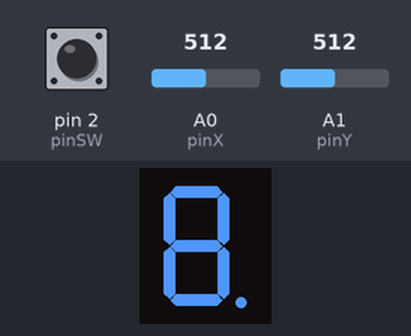
The sketch below on a simulated Arduino Uno, built with avr-gcc and run on an emulated ATmega328P. On the bench: 1-digit seven-segment display. Wiring (inferred from the names in the program): 1-digit 7-segment display, segments lit when LOW: segments pin 5, pin 6, pin 7, pin 8, pin 9, pin 10, pin 11, pin 4. The inputs (shaded band) are chosen by the test bench; at power-on: A1 (pinY) = 512, A0 (pinX) = 512, pin 2 (pinSW) HIGH. The segment pins are drawn as the display they are named for.

Above: at 1.2 s.
1.3 s: A1 (pinY) set to 290
At 1.9 s:
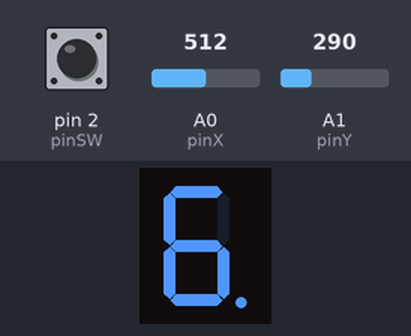
3.0 s: A0 (pinX) set to 688
4.5 s: A0 (pinX) set to 712
At 4.8 s:
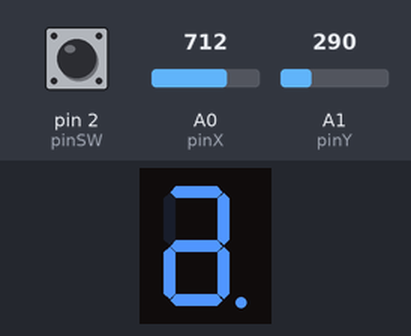
7.5 s: pin 2 (pinSW) pulled LOW for 0.15 s
9.1 s: pin 2 (pinSW) pulled LOW for 1 s
Timing chart, 0 to 12.1 s (numbered marks = the images above; inputs shaded):
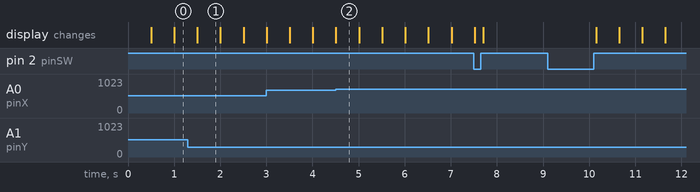

Measured:
- the behaviour switches between 700 and 701 on A0 (pinX) (found by bisection; images 1 and 2)
- after the input at 1.3 s, the display: changes after 0.20 s (image 1)
- after the input at 4.5 s, the display: changes at once (image 2)
- what the display in image 1 shows lasts 0.5 s, from 1.5 s to 2.0 s

The sketch:

Homework3.ino
```cpp
#define A 0
#define B 1
#define C 2
#define D 3
#define E 4
#define F 5
#define G 6
#define DP 7

const int pinSW = 2;
const int pinX = A0;
const int pinY = A1;

const int pinA = 4;
const int pinB = 5;
const int pinC = 6;
const int pinD = 7;
const int pinE = 8;
const int pinF = 9;
const int pinG = 10;
const int pinDP = 11;
const int segSize = 8;

byte ledA = LOW;
byte ledB = LOW;
byte ledC = LOW;
byte ledD = LOW;
byte ledE = LOW;
byte ledF = LOW;
byte ledG = LOW;
byte ledDP = LOW;

int segments[segSize] = {
  pinA, pinB, pinC, pinD, pinE, pinF, pinG, pinDP
};

int leds[segSize] = {
  ledA, ledB, ledC, ledD, ledE, ledF, ledG, ledDP
};


int currentPin = 11;
byte blinkLedState = LOW;
byte doNotBlink = LOW;


int xValue = 0;
int yValue = 0;
int minThreshold = 300;
int maxThreshold = 700;
byte joyBackToMiddleX = LOW;
byte joyBackToMiddleYstate1 = LOW;
byte joyBackToMiddleYstate2 = LOW;


byte swState = LOW;
byte lastSwState = HIGH;
byte switchState = HIGH;


const int debounceDelay = 50;
const int blinkInterval = 500;
const int longPressDuration = 2000;
const int shortPressDuration = 100;

int lastDebounceTime = 0;
int lastBlinkTime = 0;
int pressedTime;
int releasedTime;
int nrOfClicks = 0;

int state = 1;

int directions[8][4] = {
  { -1, G, F, B },
  { A, G, F, -1 },
  { G, D, E, DP },
  { G, -1, E, C },
  { G, D, -1, C },
  { A, G, -1, B },
  { A, D, -1, -1},
  { -1, -1, C, -1}
};

void setup() {
  for (int i = 0; i < segSize; i++) {
    pinMode(segments[i], OUTPUT);
  }
  pinMode(pinSW, INPUT_PULLUP);
  Serial.begin(9600);
}


void displayLeds() {
  for(int i = 0; i < segSize; i++)
    if(currentPin != segments[i])
      digitalWrite(segments[i], leds[i]);

  digitalWrite(currentPin, blinkLedState);
}


void resetLeds() {
  for(int i = 0; i < 8; i++)
    leds[i] = LOW;

  currentPin = pinDP;
}


void firstState() {
  //left
  if (yValue < minThreshold && joyBackToMiddleYstate1 == LOW) {
    if(directions[currentPin - 4][2] != -1)
      currentPin = segments[directions[currentPin - 4][2]];
    joyBackToMiddleYstate1 = HIGH;
  }
  //right
  else if (yValue > maxThreshold && joyBackToMiddleYstate1 == LOW) {
    if(directions[currentPin - 4][3] != -1)
      currentPin = segments[directions[currentPin - 4][3]];
    joyBackToMiddleYstate1 = HIGH;
  }
  else if (joyBackToMiddleYstate1 == HIGH && yValue < maxThreshold && yValue > minThreshold) {
    joyBackToMiddleYstate1 = LOW;
  }

  //down
  if (xValue < minThreshold && joyBackToMiddleX == LOW) {
    if(directions[currentPin - 4][1] != -1)
      currentPin = segments[directions[currentPin - 4][1]];
    joyBackToMiddleX = HIGH;
  }
  else
  //up
  if (xValue > maxThreshold && joyBackToMiddleX == LOW) {
    if(directions[currentPin - 4][0] != -1)
      currentPin = segments[directions[currentPin - 4][0]];
    joyBackToMiddleX = HIGH;
  }
  else if (joyBackToMiddleX == HIGH && xValue < maxThreshold && xValue > minThreshold) {
    joyBackToMiddleX = LOW;
  }
}


void secondState() {
  if (yValue < minThreshold && joyBackToMiddleYstate2 == LOW) {
    blinkLedState = LOW;
    for(int i = 0; i < segSize; i++)
      if(currentPin == segments[i])
      {
        leds[i] = LOW;
        break;
      }

    joyBackToMiddleYstate2 = HIGH;
  }
  else
  if (yValue > maxThreshold && joyBackToMiddleYstate2 == LOW) {
    blinkLedState = HIGH;
    for(int i = 0; i < segSize; i++)
      if(currentPin == segments[i])
      {
        leds[i] = HIGH;
        break;
      }
    joyBackToMiddleYstate2 = HIGH;
  }
  else if (joyBackToMiddleYstate2 == HIGH && yValue < maxThreshold && yValue > minThreshold) {
    joyBackToMiddleYstate2 = LOW;
  }
}


void buttonChangeState() {
  if (swState != lastSwState)
    lastDebounceTime = millis();


  if ((millis() - lastDebounceTime) > debounceDelay)
    if (swState != switchState) {
      switchState = swState;
      if (switchState == LOW) {
        pressedTime = millis();
      }
      else {
        releasedTime = millis();
      }
      long pressDuration = releasedTime - pressedTime;
      if (pressDuration > longPressDuration and state == 1) {
        resetLeds();
      }
      else if (pressDuration > shortPressDuration) {
        nrOfClicks ++;
        if (nrOfClicks % 2 != 0) {
          doNotBlink = HIGH;
          state = 2;
        }
        else {
          doNotBlink = LOW;
          state = 1;
        }
      }
    }

  lastSwState = swState;
}

void blink() {
  if (millis() - lastBlinkTime > blinkInterval && doNotBlink == LOW) {
    blinkLedState = !blinkLedState;
    lastBlinkTime = millis();
  }
}

void loop() {
  displayLeds();

  xValue = analogRead(pinX);
  yValue = analogRead(pinY);

  blink();

  if(state == 1)
    firstState();
  else
    if(state == 2)
      secondState();

  swState = digitalRead(pinSW);

  buttonChangeState();
}
```
